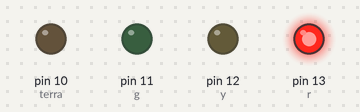
Recording of a sketch running on a simulated Arduino Uno, built with avr-gcc and run on an emulated ATmega328P. On the bench: output pins drawn as LEDs (lit = HIGH).

Above: at 1.5 s.
At 3.5 s:
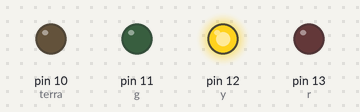
At 5.5 s:
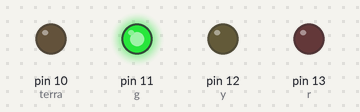
Timing chart, 0 to 9.1 s (numbered marks = the images above):
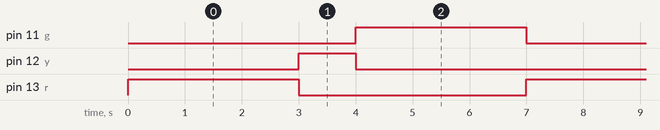

Measured:
- by itself, pin 11 (g), pin 13 (r): alternates HIGH for 3.0 s and LOW for 4.0 s
- by itself, pin 12 (y): alternates HIGH for 1.0 s and LOW for 6.0 s
- by itself, everything shown: repeats every 7.0 s, in 3 steps

The sketch:

semaforo.ino
```cpp
const int r = 13;
const int y = 12;
const int g = 11;
const int terra = 10;

void setup() {
   pinMode(r, OUTPUT);
   pinMode(y, OUTPUT);
   pinMode(g, OUTPUT);
   pinMode(terra, OUTPUT);

   digitalWrite(r, LOW);
   digitalWrite(y, LOW);
   digitalWrite(g, LOW);
   digitalWrite(terra, LOW);
}

void loop() {
  digitalWrite(g, LOW);
  digitalWrite(r, HIGH);
  delay(3000);

  digitalWrite(r, LOW);
  digitalWrite(y, HIGH);
  delay(1000);

  digitalWrite(y, LOW);
  digitalWrite(g, HIGH);
  delay(3000);
}
```
